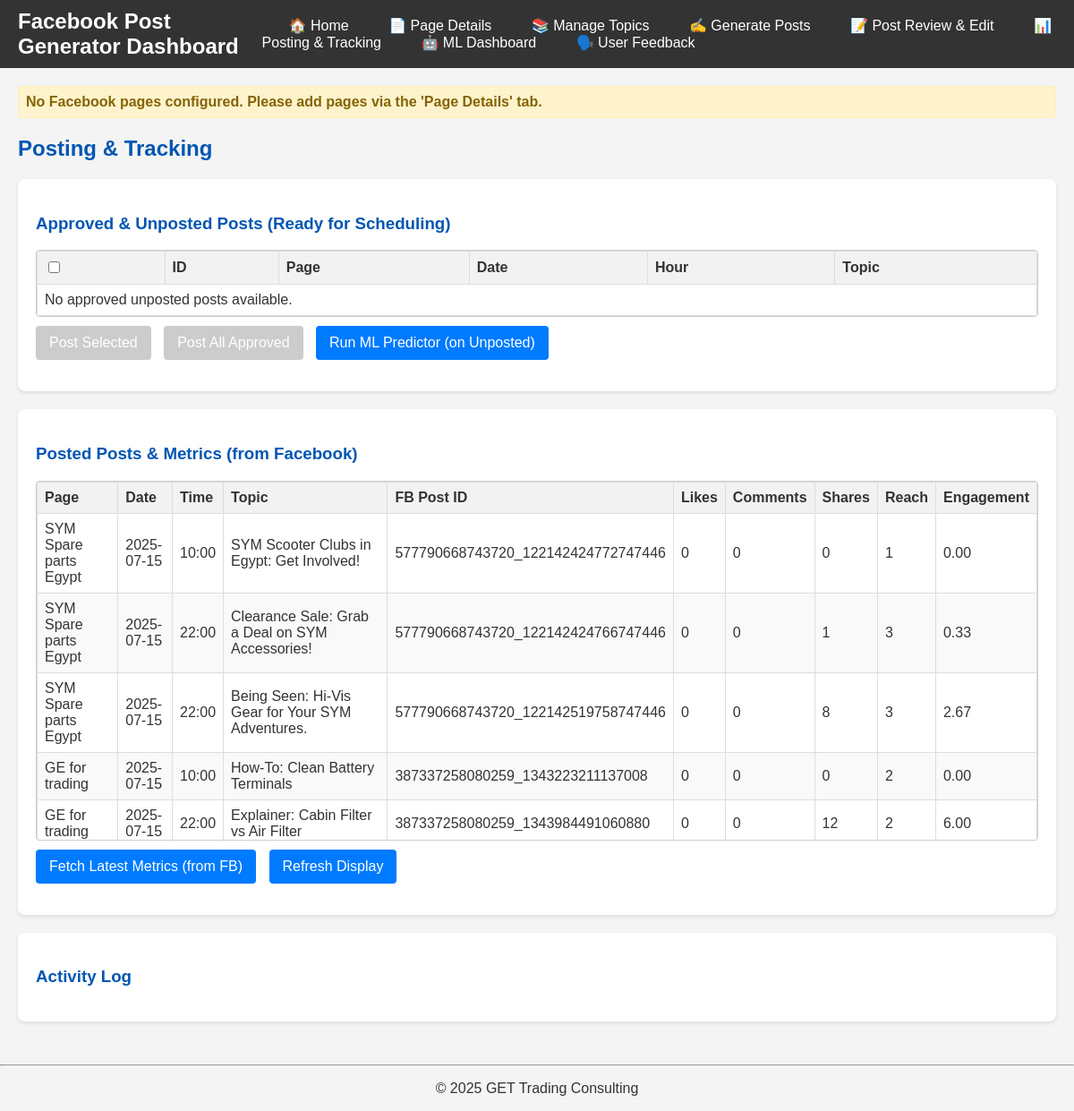
Screenshot of /posting_tracking with the database file from the repository.
### tables this page shows
CREATE TABLE post_metrics (
            post_id INTEGER PRIMARY KEY,
            likes INTEGER DEFAULT 0,
            comments INTEGER DEFAULT 0,
            shares INTEGER DEFAULT 0,
            reach INTEGER DEFAULT 0,
            clicks INTEGER DEFAULT 0,
            engagement_score REAL DEFAULT 0.0,
            FOREIGN KEY (post_id) REFERENCES posts(id) ON DELETE CASCADE
        );

CREATE TABLE posts (
            id INTEGER PRIMARY KEY AUTOINCREMENT,
            page_name TEXT NOT NULL,
            post_date TEXT NOT NULL,
            post_hour INTEGER NOT NULL,
            content_en TEXT,
            content_ar TEXT,
            image_prompt_en TEXT,
            image_prompt_ar TEXT,
            generated_image_filename TEXT,
            topic TEXT,
            language TEXT,
            text_gen_provider TEXT,
            text_gen_model TEXT,
            gemini_temperature REAL,
            predicted_engagement_score REAL,
            is_approved BOOLEAN DEFAULT 0,
            actual_post_id TEXT UNIQUE,
            posted TEXT DEFAULT 'No',
            fetch_attempts INTEGER DEFAULT 0,
            last_fetch_time TEXT,
            facebook_page_id TEXT,
            facebook_access_token TEXT
        , text_gen_prompt_en TEXT, text_gen_prompt_ar TEXT);

### routes/tracking_routes.py (the view, shortened to what this page needs)
@tracking_routes.route('/posting_tracking', methods=['GET', 'POST'])
def posting_tracking_page():
    unposted_posts_data = database_manager.get_unposted_posts_for_scheduling()
    posted_posts_df = database_manager.get_all_posts_for_ml()
    unposted_posts = []
    db_cols = database_manager.get_unposted_posts_for_scheduling_columns()
    for post_tuple in unposted_posts_data:
        post_dict = dict(zip(db_cols, post_tuple))
        post_dict['post_hour'] = f"{post_dict['post_hour']:02d}:00"
        unposted_posts.append(post_dict)
    posted_posts = []
    if not posted_posts_df.empty:
        for index, row in posted_posts_df.iterrows():
            post_data = row.to_dict()
            post_data['post_hour'] = f"{post_data['post_hour']:02d}:00" # Format hour
            post_data['predicted_engagement_score'] = f"{post_data['predicted_engagement_score']:.2f}" if post_data['predicted_engagement_score'] is not None else 'N/A'
            post_data['engagement_score'] = f"{post_data['engagement_score']:.2f}" if post_data['engagement_score'] is not None else 'N/A'
            posted_posts.append(post_data)
    app_for_thread = current_app._get_current_object()
    return render_template('posting_tracking.html',
                           unposted_posts=unposted_posts,
                           posted_posts=posted_posts,
                           tracking_output_log=tracking_output_log)

### database_manager.py (called while the page is built)
def connect_db():
    script_dir = os.path.dirname(os.path.abspath(__file__))
    db_path = os.path.join(script_dir, DATABASE_FILE)
    return sqlite3.connect(db_path)

def get_unposted_posts_for_scheduling():
    conn = connect_db()
    cursor = conn.cursor()
    cursor.execute('''
        SELECT id, page_name, post_date, post_hour, content_en, content_ar, image_prompt_en,
               image_prompt_ar, generated_image_filename, topic, language, text_gen_provider, text_gen_model, gemini_temperature,
               facebook_page_id, facebook_access_token, predicted_engagement_score, is_approved
        FROM posts
        WHERE posted = 'No' AND is_approved = 1
        ORDER BY post_date, post_hour
    ''')
    posts = cursor.fetchall()
    conn.close()
    return posts

def get_unposted_posts_for_scheduling_columns():
    return [
        'id', 'page_name', 'post_date', 'post_hour', 'content_en', 'content_ar', 'image_prompt_en',
        'image_prompt_ar', 'generated_image_filename', 'topic', 'language',
        'text_gen_provider', 'text_gen_model', 'gemini_temperature',
        'facebook_page_id', 'facebook_access_token', 'predicted_engagement_score', 'is_approved'
    ]

### templates/posting_tracking.html (shortened to what this page needs)
{% extends "base.html" %}
{% block content %}
<h2>Posting & Tracking</h2>
<section class="unposted-section">
    <h3>Approved & Unposted Posts (Ready for Scheduling)</h3>
    <form id="post_actions_form" action="{{ url_for('tracking_routes.posting_tracking_page') }}" method="POST">
        <div class="scrollable-table-container">
            <table class="data-table">
                <thead>
                    <tr>
                        <th><input type="checkbox" id="select_all_unposted" onclick="toggleAllCheckboxes(this, 'selected_posts_to_post')"></th>
                        <th>ID</th>
                        <th>Page</th>
                        <th>Date</th>
                        <th>Hour</th>
                        <th>Topic</th>
                    </tr>
                </thead>
                <tbody>
                    {% for post in unposted_posts %}
                    <tr>
                        <td><input type="checkbox" name="selected_posts_to_post" value="{{ post.id }}"></td>
                        <td>{{ post.id }}</td>
                        <td>{{ post.page_name }}</td>
                        <td>{{ post.post_date }}</td>
                        <td>{{ post.post_hour }}</td>
                        <td>{{ post.topic }}</td>
                    </tr>
                    {% else %}
                    <tr><td colspan="6">No approved unposted posts available.</td></tr>
                    {% endfor %}
                </tbody>
            </table>
        </div>
        <div class="form-group">
            <button type="submit" name="action" value="post_selected" {% if not unposted_posts %}disabled{% endif %}>Post Selected</button>
            <button type="submit" name="action" value="post_all" {% if not unposted_posts %}disabled{% endif %}>Post All Approved</button>
            <button type="submit" name="action" value="run_ml_predictor">Run ML Predictor (on Unposted)</button>
        </div>
    </form>
</section>
<section class="posted-section" style="margin-top: 20px;">
    <h3>Posted Posts & Metrics (from Facebook)</h3>
    <form action="{{ url_for('tracking_routes.posting_tracking_page') }}" method="POST">
        <div class="scrollable-table-container">
            <table class="data-table">
                <thead>
                    <tr>
                        <th>Page</th>
                        <th>Date</th>
                        <th>Time</th>
                        <th>Topic</th>
                        <th>FB Post ID</th>
                        <th>Likes</th>
                        <th>Comments</th>
                        <th>Shares</th>
                        <th>Reach</th>
                        <th>Engagement</th>
                    </tr>
                </thead>
                <tbody>
                    {% for post in posted_posts %}
                    <tr>
                        <td>{{ post.page_name }}</td>
                        <td>{{ post.post_date }}</td>
                        <td>{{ post.post_hour }}</td>
                        <td>{{ post.topic }}</td>
                        <td>{{ post.actual_post_id if post.actual_post_id else 'N/A' }}</td>
                        <td>{{ post.likes }}</td>
                        <td>{{ post.comments }}</td>
                        <td>{{ post.shares }}</td>
                        <td>{{ post.reach }}</td>
                        <td>{{ post.engagement_score }}</td>
                    </tr>
                    {% else %}
                    <tr><td colspan="10">No posts have been published yet.</td></tr>
                    {% endfor %}
                </tbody>
            </table>
        </div>
        <div class="form-group">
            <button type="submit" name="action" value="fetch_metrics" {% if not posted_posts %}disabled{% endif %}>Fetch Latest Metrics (from FB)</button>
            <button type="submit" name="action" value="refresh_display">Refresh Display</button>
        </div>
    </form>
</section>
<section class="activity-log">
    <h3>Activity Log</h3>
</section>
{% endblock %}

### templates/base.html (shortened to what this page needs)
<!DOCTYPE html>
<html lang="en">
<head>
    <link rel="stylesheet" href="{{ url_for('static', filename='css/styles.css') }}">
</head>
<body>
    <header>
        <h1>Facebook Post Generator Dashboard</h1>
        <nav>
            <a href="{{ url_for('main_routes.home') }}">🏠 Home</a>
            <a href="{{ url_for('page_routes.page_details_page') }}">📄 Page Details</a>
            <a href="{{ url_for('topic_routes.manage_topics_page') }}">📚 Manage Topics</a>
            <a href="{{ url_for('post_routes.generate_posts_page') }}">✍️ Generate Posts</a>
            <a href="{{ url_for('post_routes.post_review_page') }}">📝 Post Review & Edit</a>
            <a href="{{ url_for('tracking_routes.posting_tracking_page') }}">📊 Posting & Tracking</a>
            <a href="{{ url_for('ml_routes.ml_dashboard_page') }}">🤖 ML Dashboard</a>
            <a href="{{ url_for('feedback_routes.user_feedback_page') }}">🗣️ User Feedback</a>
        </nav>
    </header>
    <main>
        {% with messages = get_flashed_messages(with_categories=true) %}
            {% if messages %}
            <ul class="flashes">
                {% for category, message in messages %}
                <li class="{{ category }}">{{ message }}</li>
                {% endfor %}
            </ul>
            {% endif %}
        {% endwith %}
        {% block content %}
        {% endblock %}
    </main>
    <footer>
        <hr>
        <p style="text-align: center;">&copy; 2025 GET Trading Consulting</p>
    </footer>
</body>
</html>

### static/css/styles.css (style rules this page uses)
body { font-family: Arial, sans-serif; margin: 0; padding: 0; background-color: #f4f4f4; color: #333; }
header { background-color: #333; color: #fff; padding: 10px 20px; display: flex; justify-content: space-between; align-items: center; }
header h1 { margin: 0; font-size: 24px; }
nav a { color: #fff; text-decoration: none; margin-left: 20px; padding: 5px 10px; border-radius: 5px; }
main { padding: 20px; }
section { background-color: #fff; padding: 20px; margin-bottom: 20px; border-radius: 8px; box-shadow: 0 2px 4px rgba(0, 0, 0, 0.1); }
h2, h3 { color: #0056b3; }
.form-group { margin-bottom: 15px; }
button { background-color: #007bff; color: white; padding: 10px 15px; border: none; border-radius: 4px; cursor: pointer; font-size: 16px; margin-right: 10px; }
button:disabled { background-color: #cccccc; cursor: not-allowed; }
.flashes { list-style: none; padding: 0; margin: 0; }
.flashes li { padding: 8px; margin-bottom: 5px; border-radius: 4px; font-weight: bold; }
.flashes li.warning { background-color: #fff3cd; color: #856404; border: 1px solid #ffeeba; }
.scrollable-table-container { max-height: 400px; overflow-y: auto; border: 1px solid #ccc; border-radius: 4px; margin-bottom: 10px; }
.data-table { width: 100%; border-collapse: collapse; }
.data-table th, .data-table td { border: 1px solid #ddd; padding: 8px; text-align: left; }
.data-table th { background-color: #f2f2f2; }
.data-table tbody tr:nth-child(even) { background-color: #f9f9f9; }

### rows the page displays
post_metrics: page_name "SYM Spare parts Egypt", post_date "2025-07-15", post_hour "10:00", topic "SYM Scooter Clubs in Egypt: Get Involved!", actual_post_id "577790668743720_122142424772747446", likes "0", comments "0", shares "0", reach "1", engagement_score "0.00"
post_metrics: page_name "SYM Spare parts Egypt", post_date "2025-07-15", post_hour "22:00", topic "Clearance Sale: Grab a Deal on SYM Accessories!", actual_post_id "577790668743720_122142424766747446", likes "0", comments "0", shares "1", reach "3", engagement_score "0.33"
post_metrics: page_name "SYM Spare parts Egypt", post_date "2025-07-15", post_hour "22:00", topic "Being Seen: Hi-Vis Gear for Your SYM Adventures.", actual_post_id "577790668743720_122142519758747446", likes "0", comments "0", shares "8", reach "3", engagement_score "2.67"
post_metrics: page_name "GE for trading", post_date "2025-07-15", post_hour "10:00", topic "How-To: Clean Battery Terminals", actual_post_id "387337258080259_1343223211137008", likes "0", comments "0", shares "0", reach "2", engagement_score "0.00"
post_metrics: page_name "GE for trading", post_date "2025-07-15", post_hour "22:00", topic "Explainer: Cabin Filter vs Air Filter", actual_post_id "387337258080259_1343984491060880", likes "0", comments "0", shares "12", reach "2", engagement_score "6.00"

### other values shown
{{ message }} "No Facebook pages configured. Please add pages via the 'Page Details' tab."
